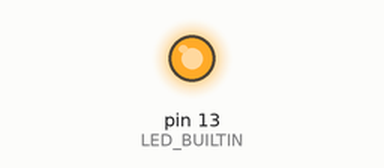
Bench run of a sketch on a simulated Arduino Uno, built with avr-gcc and run on an emulated ATmega328P. On the bench: output pins drawn as LEDs (lit = HIGH).

Above: at 0.1 s.
Timing chart, 0 to 1.6 s (numbered marks = the images above):
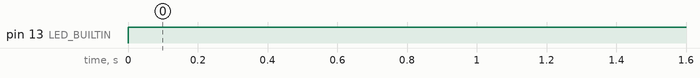

Measured:
- by itself, pin 13 (LED_BUILTIN): LOW → HIGH at 0.00 s

The sketch:

limit_Switch.ino
```cpp
#define lSwitch 8
//c to gnd NO to lsSwitch

void setup() {
  //start serial connection
  Serial.begin(9600);
  //configure pin 8 as an input and enable the internal pull-up resistor
  pinMode(LED_BUILTIN, OUTPUT);

  /* */
  pinMode(lSwitch, INPUT_PULLUP);
}

bool chk_switch(char pin)
{
    return (digitalRead(pin) == HIGH)? true : false ;
}

void loop() {
  digitalWrite(LED_BUILTIN,chk_switch);
}
```
